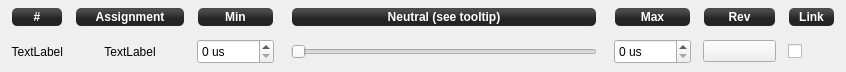
<?xml version="1.0" encoding="UTF-8"?>
<ui version="4.0">
 <class>OutputChannelForm</class>
 <widget class="QWidget" name="OutputChannelForm">
  <property name="geometry">
   <rect>
    <x>0</x>
    <y>0</y>
    <width>846</width>
    <height>72</height>
   </rect>
  </property>
  <property name="windowTitle">
   <string>Form</string>
  </property>
  <layout class="QGridLayout" name="gridLayout">
   <property name="topMargin">
    <number>1</number>
   </property>
   <property name="bottomMargin">
    <number>1</number>
   </property>
   <property name="horizontalSpacing">
    <number>12</number>
   </property>
   <item row="1" column="1">
    <widget class="QLabel" name="actuatorName">
     <property name="sizePolicy">
      <sizepolicy hsizetype="Minimum" vsizetype="Preferred">
       <horstretch>0</horstretch>
       <verstretch>0</verstretch>
      </sizepolicy>
     </property>
     <property name="minimumSize">
      <size>
       <width>110</width>
       <height>25</height>
      </size>
     </property>
     <property name="text">
      <string>TextLabel</string>
     </property>
     <property name="alignment">
      <set>Qt::AlignCenter</set>
     </property>
    </widget>
   </item>
   <item row="1" column="7">
    <widget class="QPushButton" name="pb_reverseActuator">
     <property name="minimumSize">
      <size>
       <width>73</width>
       <height>0</height>
      </size>
     </property>
     <property name="text">
      <string/>
     </property>
     <property name="icon">
      <iconset resource="configgadget.qrc">
       <normaloff>:/configgadget/images/swap.svg</normaloff>:/configgadget/images/swap.svg</iconset>
     </property>
    </widget>
   </item>
   <item row="1" column="6">
    <widget class="QSpinBox" name="actuatorMax">
     <property name="minimumSize">
      <size>
       <width>0</width>
       <height>25</height>
      </size>
     </property>
     <property name="focusPolicy">
      <enum>Qt::StrongFocus</enum>
     </property>
     <property name="toolTip">
      <string>Maximum PWM value in microseconds, beware of not overdriving your servo.</string>
     </property>
     <property name="keyboardTracking">
      <bool>false</bool>
     </property>
     <property name="suffix">
      <string> us</string>
     </property>
     <property name="maximum">
      <number>65535</number>
     </property>
    </widget>
   </item>
   <item row="0" column="4">
    <widget class="QLabel" name="legend2">
     <property name="sizePolicy">
      <sizepolicy hsizetype="Expanding" vsizetype="Fixed">
       <horstretch>0</horstretch>
       <verstretch>0</verstretch>
      </sizepolicy>
     </property>
     <property name="minimumSize">
      <size>
       <width>0</width>
       <height>20</height>
      </size>
     </property>
     <property name="styleSheet">
      <string notr="true">background-color: qlineargradient(spread:reflect, x1:0.507, y1:0, x2:0.507, y2:0.772, stop:0.208955 rgba(74, 74, 74, 255), stop:0.78607 rgba(36, 36, 36, 255));
color: rgb(255, 255, 255);
border-radius: 5;
font:bold;
margin:1px;</string>
     </property>
     <property name="text">
      <string>Neutral (see tooltip)</string>
     </property>
     <property name="alignment">
      <set>Qt::AlignCenter</set>
     </property>
    </widget>
   </item>
   <item row="1" column="3">
    <spacer name="horizontalSpacer">
     <property name="orientation">
      <enum>Qt::Horizontal</enum>
     </property>
     <property name="sizeType">
      <enum>QSizePolicy::Minimum</enum>
     </property>
     <property name="sizeHint" stdset="0">
      <size>
       <width>5</width>
       <height>20</height>
      </size>
     </property>
    </spacer>
   </item>
   <item row="0" column="0">
    <widget class="QLabel" name="legend6">
     <property name="sizePolicy">
      <sizepolicy hsizetype="Minimum" vsizetype="Fixed">
       <horstretch>0</horstretch>
       <verstretch>0</verstretch>
      </sizepolicy>
     </property>
     <property name="minimumSize">
      <size>
       <width>0</width>
       <height>20</height>
      </size>
     </property>
     <property name="layoutDirection">
      <enum>Qt::LeftToRight</enum>
     </property>
     <property name="styleSheet">
      <string notr="true">background-color: qlineargradient(spread:reflect, x1:0.507, y1:0, x2:0.507, y2:0.772, stop:0.208955 rgba(74, 74, 74, 255), stop:0.78607 rgba(36, 36, 36, 255));
color: rgb(255, 255, 255);
border-radius: 5;
font:bold;
margin:1px;</string>
     </property>
     <property name="text">
      <string>#</string>
     </property>
     <property name="alignment">
      <set>Qt::AlignCenter</set>
     </property>
     <property name="margin">
      <number>0</number>
     </property>
    </widget>
   </item>
   <item row="1" column="8">
    <widget class="QCheckBox" name="actuatorLink">
     <property name="sizePolicy">
      <sizepolicy hsizetype="Fixed" vsizetype="Fixed">
       <horstretch>0</horstretch>
       <verstretch>0</verstretch>
      </sizepolicy>
     </property>
     <property name="minimumSize">
      <size>
       <width>47</width>
       <height>25</height>
      </size>
     </property>
     <property name="focusPolicy">
      <enum>Qt::StrongFocus</enum>
     </property>
     <property name="toolTip">
      <string>Output mode</string>
     </property>
    </widget>
   </item>
   <item row="0" column="2">
    <widget class="QLabel" name="legend1">
     <property name="sizePolicy">
      <sizepolicy hsizetype="Minimum" vsizetype="Fixed">
       <horstretch>0</horstretch>
       <verstretch>0</verstretch>
      </sizepolicy>
     </property>
     <property name="minimumSize">
      <size>
       <width>0</width>
       <height>20</height>
      </size>
     </property>
     <property name="styleSheet">
      <string notr="true">background-color: qlineargradient(spread:reflect, x1:0.507, y1:0, x2:0.507, y2:0.772, stop:0.208955 rgba(74, 74, 74, 255), stop:0.78607 rgba(36, 36, 36, 255));
color: rgb(255, 255, 255);
border-radius: 5;
font:bold;
margin:1px;</string>
     </property>
     <property name="text">
      <string>Min</string>
     </property>
     <property name="alignment">
      <set>Qt::AlignCenter</set>
     </property>
    </widget>
   </item>
   <item row="1" column="4">
    <widget class="TextBubbleSlider" name="actuatorNeutral">
     <property name="sizePolicy">
      <sizepolicy hsizetype="MinimumExpanding" vsizetype="Fixed">
       <horstretch>0</horstretch>
       <verstretch>0</verstretch>
      </sizepolicy>
     </property>
     <property name="minimumSize">
      <size>
       <width>0</width>
       <height>25</height>
      </size>
     </property>
     <property name="focusPolicy">
      <enum>Qt::StrongFocus</enum>
     </property>
     <property name="toolTip">
      <string>&lt;!DOCTYPE HTML PUBLIC &quot;-//W3C//DTD HTML 4.0//EN&quot; &quot;http://www.w3.org/TR/REC-html40/strict.dtd&quot;&gt;
&lt;html&gt;&lt;head&gt;&lt;meta name=&quot;qrichtext&quot; content=&quot;1&quot; /&gt;&lt;style type=&quot;text/css&quot;&gt;
p, li { white-space: pre-wrap; }
&lt;/style&gt;&lt;/head&gt;&lt;body style=&quot; font-family:'Lucida Grande'; font-size:13pt; font-weight:400; font-style:normal;&quot;&gt;
&lt;p style=&quot; margin-top:0px; margin-bottom:0px; margin-left:0px; margin-right:0px; -qt-block-indent:0; text-indent:0px;&quot;&gt;Set output value neutral point. &lt;/p&gt;
&lt;p style=&quot; margin-top:0px; margin-bottom:0px; margin-left:0px; margin-right:0px; -qt-block-indent:0; text-indent:0px;&quot;&gt;Output values below this point are scaled from -1 to 0. &lt;/p&gt;
&lt;p style=&quot; margin-top:0px; margin-bottom:0px; margin-left:0px; margin-right:0px; -qt-block-indent:0; text-indent:0px;&quot;&gt;Output values above this point are scaled from 0 to +1.&lt;/p&gt;
&lt;p style=&quot;-qt-paragraph-type:empty; margin-top:0px; margin-bottom:0px; margin-left:0px; margin-right:0px; -qt-block-indent:0; text-indent:0px;&quot;&gt;&lt;/p&gt;
&lt;p style=&quot; margin-top:0px; margin-bottom:0px; margin-left:0px; margin-right:0px; -qt-block-indent:0; text-indent:0px;&quot;&gt;For &lt;span style=&quot; font-weight:600;&quot;&gt;motor control&lt;/span&gt;, the neutral point should be the &lt;span style=&quot; font-weight:600;&quot;&gt;slowest speed&lt;/span&gt; at which the motor still runs&lt;/p&gt;
&lt;p style=&quot; margin-top:0px; margin-bottom:0px; margin-left:0px; margin-right:0px; -qt-block-indent:0; text-indent:0px;&quot;&gt;For &lt;span style=&quot; font-weight:600;&quot;&gt;servo control&lt;/span&gt;, the neutral point should be the &lt;span style=&quot; font-weight:600;&quot;&gt;midpoint&lt;/span&gt; of the servo travel.&lt;/p&gt;&lt;/body&gt;&lt;/html&gt;</string>
     </property>
     <property name="maximum">
      <number>9999</number>
     </property>
     <property name="orientation">
      <enum>Qt::Horizontal</enum>
     </property>
    </widget>
   </item>
   <item row="1" column="5">
    <spacer name="horizontalSpacer_2">
     <property name="orientation">
      <enum>Qt::Horizontal</enum>
     </property>
     <property name="sizeType">
      <enum>QSizePolicy::Minimum</enum>
     </property>
     <property name="sizeHint" stdset="0">
      <size>
       <width>5</width>
       <height>20</height>
      </size>
     </property>
    </spacer>
   </item>
   <item row="1" column="2">
    <widget class="QSpinBox" name="actuatorMin">
     <property name="minimumSize">
      <size>
       <width>0</width>
       <height>25</height>
      </size>
     </property>
     <property name="focusPolicy">
      <enum>Qt::StrongFocus</enum>
     </property>
     <property name="toolTip">
      <string>Minimum PWM value in microseconds, beware of not overdriving your servo.</string>
     </property>
     <property name="suffix">
      <string> us</string>
     </property>
     <property name="maximum">
      <number>65535</number>
     </property>
    </widget>
   </item>
   <item row="1" column="0">
    <widget class="QLabel" name="actuatorNumber">
     <property name="sizePolicy">
      <sizepolicy hsizetype="Minimum" vsizetype="Preferred">
       <horstretch>0</horstretch>
       <verstretch>0</verstretch>
      </sizepolicy>
     </property>
     <property name="minimumSize">
      <size>
       <width>20</width>
       <height>25</height>
      </size>
     </property>
     <property name="toolTip">
      <string>Channel Number</string>
     </property>
     <property name="layoutDirection">
      <enum>Qt::LeftToRight</enum>
     </property>
     <property name="text">
      <string>TextLabel</string>
     </property>
     <property name="alignment">
      <set>Qt::AlignRight|Qt::AlignTrailing|Qt::AlignVCenter</set>
     </property>
    </widget>
   </item>
   <item row="0" column="1">
    <widget class="QLabel" name="legend0">
     <property name="sizePolicy">
      <sizepolicy hsizetype="Minimum" vsizetype="Fixed">
       <horstretch>0</horstretch>
       <verstretch>0</verstretch>
      </sizepolicy>
     </property>
     <property name="minimumSize">
      <size>
       <width>0</width>
       <height>20</height>
      </size>
     </property>
     <property name="styleSheet">
      <string notr="true">background-color: qlineargradient(spread:reflect, x1:0.507, y1:0, x2:0.507, y2:0.772, stop:0.208955 rgba(74, 74, 74, 255), stop:0.78607 rgba(36, 36, 36, 255));
color: rgb(255, 255, 255);
border-radius: 5;
font:bold;
margin:1px;</string>
     </property>
     <property name="text">
      <string>Assignment</string>
     </property>
     <property name="alignment">
      <set>Qt::AlignCenter</set>
     </property>
    </widget>
   </item>
   <item row="0" column="6">
    <widget class="QLabel" name="legend3">
     <property name="sizePolicy">
      <sizepolicy hsizetype="Minimum" vsizetype="Fixed">
       <horstretch>0</horstretch>
       <verstretch>0</verstretch>
      </sizepolicy>
     </property>
     <property name="minimumSize">
      <size>
       <width>0</width>
       <height>20</height>
      </size>
     </property>
     <property name="styleSheet">
      <string notr="true">background-color: qlineargradient(spread:reflect, x1:0.507, y1:0, x2:0.507, y2:0.772, stop:0.208955 rgba(74, 74, 74, 255), stop:0.78607 rgba(36, 36, 36, 255));
color: rgb(255, 255, 255);
border-radius: 5;
font:bold;
margin:1px;</string>
     </property>
     <property name="text">
      <string>Max</string>
     </property>
     <property name="alignment">
      <set>Qt::AlignCenter</set>
     </property>
    </widget>
   </item>
   <item row="0" column="7">
    <widget class="QLabel" name="legend3_2">
     <property name="sizePolicy">
      <sizepolicy hsizetype="Minimum" vsizetype="Fixed">
       <horstretch>0</horstretch>
       <verstretch>0</verstretch>
      </sizepolicy>
     </property>
     <property name="minimumSize">
      <size>
       <width>0</width>
       <height>20</height>
      </size>
     </property>
     <property name="styleSheet">
      <string notr="true">background-color: qlineargradient(spread:reflect, x1:0.507, y1:0, x2:0.507, y2:0.772, stop:0.208955 rgba(74, 74, 74, 255), stop:0.78607 rgba(36, 36, 36, 255));
color: rgb(255, 255, 255);
border-radius: 5;
font:bold;
margin:1px;</string>
     </property>
     <property name="text">
      <string>Rev</string>
     </property>
     <property name="alignment">
      <set>Qt::AlignCenter</set>
     </property>
     <property name="margin">
      <number>0</number>
     </property>
    </widget>
   </item>
   <item row="0" column="8">
    <widget class="QLabel" name="legend5">
     <property name="sizePolicy">
      <sizepolicy hsizetype="Minimum" vsizetype="Fixed">
       <horstretch>0</horstretch>
       <verstretch>0</verstretch>
      </sizepolicy>
     </property>
     <property name="minimumSize">
      <size>
       <width>0</width>
       <height>20</height>
      </size>
     </property>
     <property name="styleSheet">
      <string notr="true">background-color: qlineargradient(spread:reflect, x1:0.507, y1:0, x2:0.507, y2:0.772, stop:0.208955 rgba(74, 74, 74, 255), stop:0.78607 rgba(36, 36, 36, 255));
color: rgb(255, 255, 255);
border-radius: 5;
font:bold;
margin:1px;</string>
     </property>
     <property name="text">
      <string>Link</string>
     </property>
     <property name="alignment">
      <set>Qt::AlignCenter</set>
     </property>
    </widget>
   </item>
  </layout>
 </widget>
 <customwidgets>
  <customwidget>
   <class>TextBubbleSlider</class>
   <extends>QSlider</extends>
   <header>textbubbleslider.h</header>
  </customwidget>
 </customwidgets>
 <tabstops>
  <tabstop>actuatorMin</tabstop>
  <tabstop>actuatorNeutral</tabstop>
  <tabstop>actuatorMax</tabstop>
  <tabstop>pb_reverseActuator</tabstop>
  <tabstop>actuatorLink</tabstop>
 </tabstops>
 <resources>
  <include location="configgadget.qrc"/>
 </resources>
 <connections/>
</ui>
